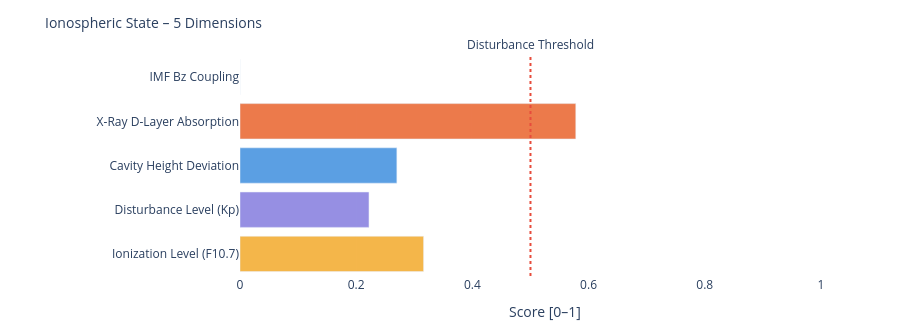

The notebook cell saved with this chart:
### Markdown cell above
---
### 📐 Systemic Insight: Geometric Cavity vs. Real Schumann Resonance

**Relevant for:** Layer 6 = delta analysis &nbsp;|&nbsp; Layer 7 = feature vector / system interpretation

A cavity height change from 80 km to 70 km shifts the **idealized geometric frequencies** only minimally:

| Modus | Aktuell | Referenz | Δ |
|-------|---------|----------|---|
| SR-1 | 10.4762 Hz | 10.4599 Hz | +16 mHz |
| SR-2 | 18.1452 Hz | 18.1171 Hz | +28 mHz |
| SR-3 | 25.6612 Hz | 25.6215 Hz | +40 mHz |
| SR-4 | 33.1285 Hz | 33.0772 Hz | +51 mHz |

The geometric effect is limited because 10 km is very small compared to Earth's radius (~6371 km).

**Consequence:** Real Schumann deviations are likely driven more strongly by **conductivity, damping, day/night structure, lightning distribution and source geometry** than by pure cavity height.

---

**Layer 6 compares:**
```
geometric Δ from Layer 4  vs.  observed Δ from real Schumann measurement data
```

**Layer 7 Feature:**
```
If real Δ >> geometric Δ  →  non-geometric factors dominant
```

### Code cell
# ============================================================
# IONOSPHERIC STATE – Summary gauge
# Five dimensions: ionization, disturbance, cavity height, X-Ray, Bz coupling
# ============================================================

def norm(v, lo, hi):
    if v is None: return None
    return round(max(0.0, min(1.0, (v - lo) / (hi - lo))), 3)

# Ionization level (F10.7 → F2-Layer)
ioniz = norm(f107_val, 60, 250)

# Disturbance level (Kp → E/F-Layer irregularities)
disturb = norm(kp_val, 0, 9)

# Cavity height deviation from reference (80 km)
h_dev = norm(abs(h_eff - 80), 0, 20)

# X-Ray ionization (D-Layer absorption)
xray_ioniz = None
if xray_now is not None:
    xray_ioniz = norm(math.log10(max(xray_now, 1e-9)) + 9, 0, 5)

# Bz coupling (southward Bz → stronger magnetosphere-ionosphere coupling)
bz_coupling = norm(-(bz_now or 0), -5, 30) if bz_now is not None else None

dims = [
    ('Ionization Level (F10.7)',    ioniz,      '#F2A623'),
    ('Disturbance Level (Kp)',      disturb,    '#7F77DD'),
    ('Cavity Height Deviation',     h_dev,      '#378ADD'),
    ('X-Ray D-Layer Absorption',    xray_ioniz, '#E85D24'),
    ('IMF Bz Coupling',             bz_coupling,'#534AB7'),
]

fig = go.Figure()
for name, val, col in dims:
    if val is not None:
        h = int(val * 20)
        bar = '█' * h + '░' * (20 - h)
        label = f'{name}:  {bar}  {val:.3f}'
    else:
        label = f'{name}:  {"─" * 20}  n/a'
    fig.add_trace(go.Bar(
        x=[val if val is not None else 0],
        y=[name],
        orientation='h',
        marker_color=col, opacity=0.82,
        showlegend=False
    ))

fig.add_vline(x=0.5, line_dash='dot', line_color='#e74c3c',
              annotation_text='Disturbance Threshold', annotation_position='top')
fig.update_layout(
    title=dict(text='Ionospheric State – 5 Dimensions', font=dict(size=14)),
    xaxis=dict(title='Score [0–1]', range=[0, 1.05]),
    height=330, plot_bgcolor='rgba(0,0,0,0)', paper_bgcolor='rgba(0,0,0,0)',
    margin=dict(l=240, r=50, t=55, b=40)
)
fig.show()

print(f'\nIonospheric state:')
for name, val, _ in dims:
    print(f'  {name:<35} {val:.3f}' if val is not None else f'  {name:<35} n/a')

### Figure 1 — Plotly figure (JSON) as saved in the notebook; plotly's stock layout.template omitted (floating-point values rounded to 4 significant figures)
{"data": [{"marker": {"color": "#F2A623"}, "opacity": 0.82, "orientation": "h", "showlegend": false, "type": "bar", "x": [0.316], "y": ["Ionization Level (F10.7)"]}, {"marker": {"color": "#7F77DD"}, "opacity": 0.82, "orientation": "h", "showlegend": false, "type": "bar", "x": [0.222], "y": ["Disturbance Level (Kp)"]}, {"marker": {"color": "#378ADD"}, "opacity": 0.82, "orientation": "h", "showlegend": false, "type": "bar", "x": [0.27], "y": ["Cavity Height Deviation"]}, {"marker": {"color": "#E85D24"}, "opacity": 0.82, "orientation": "h", "showlegend": false, "type": "bar", "x": [0.578], "y": ["X-Ray D-Layer Absorption"]}, {"marker": {"color": "#534AB7"}, "opacity": 0.82, "orientation": "h", "showlegend": false, "type": "bar", "x": [0.0], "y": ["IMF Bz Coupling"]}], "layout": {"annotations": [{"showarrow": false, "text": "Disturbance Threshold", "x": 0.5, "xanchor": "center", "xref": "x", "y": 1, "yanchor": "bottom", "yref": "y domain"}], "height": 330, "margin": {"b": 40, "l": 240, "r": 50, "t": 55}, "paper_bgcolor": "rgba(0,0,0,0)", "plot_bgcolor": "rgba(0,0,0,0)", "shapes": [{"line": {"color": "#e74c3c", "dash": "dot"}, "type": "line", "x0": 0.5, "x1": 0.5, "xref": "x", "y0": 0, "y1": 1, "yref": "y domain"}], "title": {"font": {"size": 14}, "text": "Ionospheric State – 5 Dimensions"}, "xaxis": {"range": [0, 1.05], "title": {"text": "Score [0–1]"}}}}
